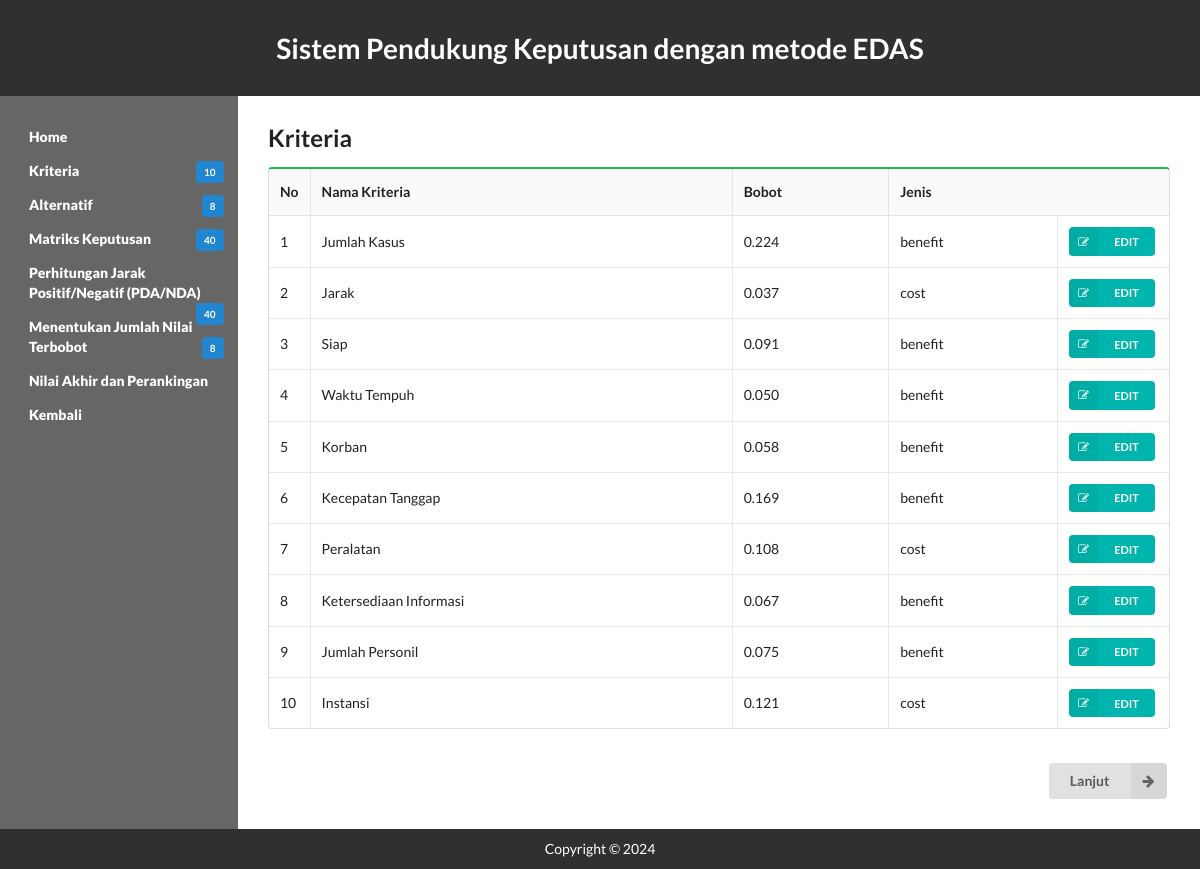
Screenshot of /p_edas/kriteria.php with the database file from the repository.
### tables this page shows
CREATE TABLE `kriteria_edas` (
  `id_kriteria` int(11) UNSIGNED NOT NULL,
  `id_ahp_kriteria` int(11) NOT NULL,
  `nama` varchar(100) NOT NULL,
  `bobot` float NOT NULL,
  `atribut` set('benefit','cost') DEFAULT NULL,
  `av` float NOT NULL,
  `pvektor` float NOT NULL,
  `ei` float NOT NULL
);

### p_edas/kriteria.php (the view, shortened to what this page needs)
<?php
	include('../fungsi.php');
	include('header.php');
?>
<section class="content">
	<h2 class="ui header">Kriteria</h2>
	<table class="ui celled green table">
		<thead>
			<tr>
				<th class="collapsing">No</th>
				<th colspan="1">Nama Kriteria</th>
				<th colspan="1">Bobot</th>
				<th colspan="2">Jenis</th>
			</tr>
		</thead>
		<tbody>
		<?php
			$query = "SELECT id_kriteria,nama,bobot,atribut FROM kriteria_edas ORDER BY id_kriteria";
			$result	= mysqli_query($koneksi, $query);
			$i = 00;
			while ($row = mysqli_fetch_array($result)) {
				$i++;
		?>
			<tr>
				<td><?php echo $i ?></td>
				<td><?php echo $row['nama'] ?></td>
				<td><?php echo number_format($row['bobot'],3) ?></td>
				<td><?php echo $row['atribut'] ?></td>
				<td class="right aligned collapsing">
					<form method="post" action="kriteria.php">
						<button type="submit" name="edit" class="ui mini teal left labeled icon button"><i class="right edit icon"></i>EDIT</button>
					</form>
				</td>
			</tr>
	<?php } ?>
		</tbody>
	</table>
	<br>
	<form action="alternatif.php">
	<button class="ui right labeled icon button" style="float: right;">
		<i class="right arrow icon"></i>
		Lanjut
	</button>
	</form>
</section>
<?php include('../footer.php'); ?>

### css/style.css (style rules this page uses)
html { display: -webkit-box;display: -ms-flexbox;display: flex; -webkit-box-orient: vertical; -webkit-box-direction: normal; -ms-flex-direction: column; flex-direction: column; }
body { display: -webkit-box; display: -ms-flexbox; display: flex; -webkit-box-orient: vertical; -webkit-box-direction: normal; -ms-flex-direction: column; flex-direction: column; min-height: 100vh; }
.content { display: block; -webkit-box-flex: 1; -ms-flex: 1; flex: 1; }
body { margin: 0; background: #fff; }
header, nav, section, footer { padding: 10px 30px; margin: 0; color: #fff; }
section { background: white; color: black; padding: 30px; }

### rows the page displays
kriteria_edas: nama "Jumlah Kasus", bobot "0.224", atribut "benefit"
kriteria_edas: nama "Jarak", bobot "0.037", atribut "cost"
kriteria_edas: nama "Siap", bobot "0.091", atribut "benefit"
kriteria_edas: nama "Waktu Tempuh", bobot "0.050", atribut "benefit"
kriteria_edas: nama "Korban", bobot "0.058", atribut "benefit"
kriteria_edas: nama "Kecepatan Tanggap", bobot "0.169", atribut "benefit"
kriteria_edas: nama "Peralatan", bobot "0.108", atribut "cost"
kriteria_edas: nama "Ketersediaan Informasi", bobot "0.067", atribut "benefit"
kriteria_edas: nama "Jumlah Personil", bobot "0.075", atribut "benefit"
kriteria_edas: nama "Instansi", bobot "0.121", atribut "cost"

### other values shown
getJumlahKriteria() "10"
getJumlahAlternatif() "8"
getJumlahMatriks() "40"
getJumlahPDA() "40"
getJumlahSP() "8"
